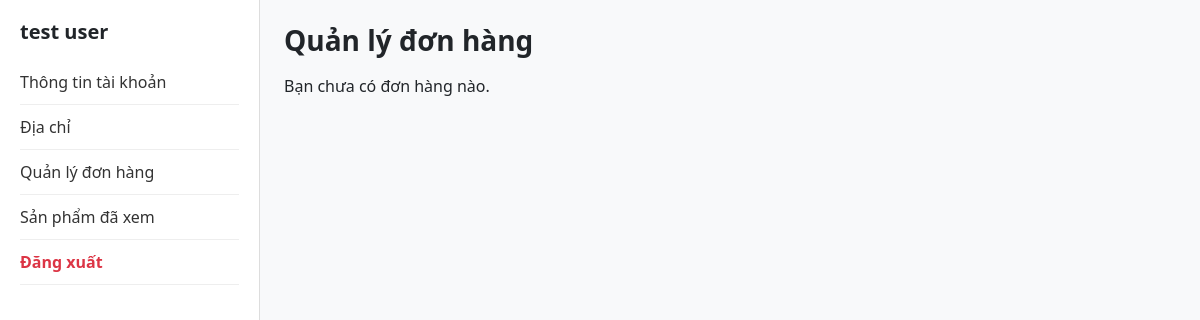
The page /account.php?tab=orders (signed in) on the database as committed earlier.
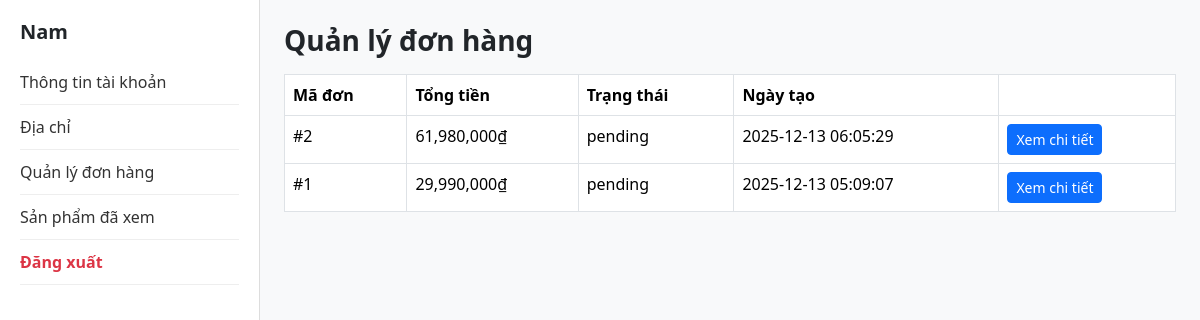
The same page on the database as committed later.
### tables this page shows
CREATE TABLE `users` (
  `id` int(11) NOT NULL,
  `fullname` varchar(255) DEFAULT NULL,
  `gender` enum('Nam','Nữ','Khác') DEFAULT NULL,
  `birthday` date DEFAULT NULL,
  `email` varchar(255) DEFAULT NULL,
  `password` varchar(255) DEFAULT NULL,
  `role` enum('customer','admin') DEFAULT 'customer',
  `created_at` timestamp NOT NULL DEFAULT current_timestamp(),
  `phone` varchar(20) DEFAULT NULL,
  `address` varchar(255) DEFAULT NULL,
  `province_id` int(11) DEFAULT NULL,
  `district_id` int(11) DEFAULT NULL,
  `ward_id` int(11) DEFAULT NULL,
  `street` varchar(255) DEFAULT NULL
);

CREATE TABLE `orders` (
  `id` int(11) NOT NULL,
  `user_id` int(11) DEFAULT NULL,
  `total` decimal(10,2) DEFAULT NULL,
  `status` enum('pending','confirmed','processing','shipping','delivered','cancelled') DEFAULT 'pending',
  `payment_method` varchar(50) DEFAULT NULL,
  `shipping_method` varchar(50) DEFAULT NULL,
  `fullname` varchar(255) DEFAULT NULL,
  `phone` varchar(50) DEFAULT NULL,
  `province_id` int(11) NOT NULL,
  `district_id` int(11) NOT NULL,
  `street` varchar(255) DEFAULT NULL,
  `address` text DEFAULT NULL,
  `created_at` timestamp NOT NULL DEFAULT current_timestamp(),
  `coupon_code` varchar(50) DEFAULT NULL,
  `coupon_discount` int(11) DEFAULT 0
);

### account.php (the view, shortened to what this page needs)
<?php
$conn = new mysqli("localhost", "root", "", "lendly_db");
$user_id = $_SESSION['user_id'];
$user = $conn->query("SELECT * FROM users WHERE id = $user_id")->fetch_assoc();
?>
<!DOCTYPE html>
<html>
<head>
    <link href="https://cdn.jsdelivr.net/npm/bootstrap@5.3.3/dist/css/bootstrap.min.css" rel="stylesheet">
</head>
<body class="bg-light">
<div class="d-flex">
    <div class="sidebar">
        <h5 class="fw-bold mb-3"><?= $user['fullname'] ?></h5>
        <a href="?tab=profile">Thông tin tài khoản</a>
        <a href="?tab=address">Địa chỉ</a>
        <a href="?tab=orders">Quản lý đơn hàng</a>
        <a href="?tab=history">Sản phẩm đã xem</a>
        <a href="logout.php" class="text-danger fw-bold">Đăng xuất</a>
    </div>
    <div class="flex-fill p-4">
    <?php
        $tab = $_GET['tab'] ?? 'profile';
        if ($tab === 'profile') {
            if (isset($_GET['updated'])) {
                echo "<div class='alert alert-success'>Cập nhật thông tin thành công.</div>";
            }
            echo "<h3 class='fw-bold mb-4'>Thông tin tài khoản</h3>";
    ?>
            <form method="POST">
                <input type="hidden" name="update_profile" value="1">
                <div class="mb-3">
                    <label class="form-label">Họ tên</label>
                    <input type="text" name="fullname" class="form-control"
                           value="<?= $user['fullname'] ?>" required>
                </div>
                <div class="mb-3">
                    <label class="form-label">Giới tính</label>
                    <select name="gender" class="form-control">
                        <option value="">-- Chọn giới tính --</option>
                        <option value="Nam"   <?= $user['gender']=='Nam'?'selected':'' ?>>Nam</option>
                        <option value="Nữ"    <?= $user['gender']=='Nữ'?'selected':'' ?>>Nữ</option>
                        <option value="Khác"  <?= $user['gender']=='Khác'?'selected':'' ?>>Khác</option>
                    </select>
                </div>
                <div class="mb-3">
                    <label class="form-label">Số điện thoại</label>
                    <input type="text" name="phone" class="form-control"
                           value="<?= $user['phone'] ?>">
                </div>
                <div class="mb-3">
                    <label class="form-label">Email</label>
                    <input type="email" name="email" class="form-control"
                           value="<?= $user['email'] ?>" required>
                </div>
                <div class="mb-3">
                    <label class="form-label">Ngày sinh</label>
                    <input type="date" name="birthday" class="form-control"
                           value="<?= $user['birthday'] ?>">
                </div>
                <button class="btn btn-primary">Lưu thông tin</button>
            </form>
<?php
} elseif ($tab === 'orders') {
    echo "<h3 class='fw-bold mb-3'>Quản lý đơn hàng</h3>";
    $uid = $_SESSION['user_id'];
    $stmt = $conn->prepare("SELECT * FROM orders WHERE user_id=? ORDER BY id DESC");
    $stmt->bind_param("i", $uid);
    $stmt->execute();
    $res = $stmt->get_result();
    if ($res->num_rows === 0) {
        echo "<p>Bạn chưa có đơn hàng nào.</p>";
    } else {
        echo "<table class='table table-bordered'>";
        echo "<tr>
                <th>Mã đơn</th>
                <th>Tổng tiền</th>
                <th>Trạng thái</th>
                <th>Ngày tạo</th>
                <th></th>
              </tr>";
        while ($o = $res->fetch_assoc()) {
            echo "<tr>
                    <td>#{$o['id']}</td>
                    <td>" . number_format($o['total']) . "₫</td>
                    <td>{$o['status']}</td>
                    <td>{$o['created_at']}</td>
                    <td>
                        <a href='account.php?tab=order_detail&id={$o['id']}' class='btn btn-sm btn-primary'>
                            Xem chi tiết
                        </a>
                    </td>
                  </tr>";
        }
        echo "</table>";
    }
} elseif ($tab === 'history') {
    echo "<h3 class='fw-bold mb-3'>Sản phẩm đã xem</h3>";
    echo "Chưa có dữ liệu.";
}
    ?>
    </div>
</div>
</body>
</html>

### account.php (style rules this page uses)
.sidebar { width: 260px; min-height: 100vh; background: #fff; border-right: 1px solid #ddd; padding: 20px; }
.sidebar a { display:block; padding:10px 0; color:#333; text-decoration:none; font-size:16px; border-bottom:1px solid #eee; }

Rows that differ between the two databases and show on the page:
changed users: fullname "test user" → "Nam"
added orders: id "2", total "61,980,000", status "pending", created_at "2025-12-13 06:05:29"
added orders: id "1", total "29,990,000", status "pending", created_at "2025-12-13 05:09:07"
Other text that changed with them:
text no longer shown: "Bạn chưa có đơn hàng nào."
text now shown: "Mã đơn Tổng tiền Trạng thái Ngày tạo"
